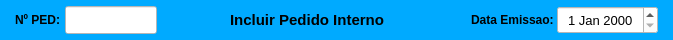
     <widget class="QWidget" name="widget_cabecalho" native="true">
      <property name="sizePolicy">
       <sizepolicy hsizetype="Preferred" vsizetype="Fixed">
        <horstretch>0</horstretch>
        <verstretch>0</verstretch>
       </sizepolicy>
      </property>
      <property name="minimumSize">
       <size>
        <width>0</width>
        <height>40</height>
       </size>
      </property>
      <property name="maximumSize">
       <size>
        <width>16777215</width>
        <height>40</height>
       </size>
      </property>
      <property name="styleSheet">
       <string notr="true">background-color: rgb(0, 170, 255);</string>
      </property>
      <layout class="QHBoxLayout" name="horizontalLayout">
       <property name="spacing">
        <number>0</number>
       </property>
       <property name="leftMargin">
        <number>15</number>
       </property>
       <property name="topMargin">
        <number>6</number>
       </property>
       <property name="rightMargin">
        <number>15</number>
       </property>
       <property name="bottomMargin">
        <number>6</number>
       </property>
       <item>
        <widget class="QLabel" name="label_3">
         <property name="sizePolicy">
          <sizepolicy hsizetype="Minimum" vsizetype="Preferred">
           <horstretch>0</horstretch>
           <verstretch>0</verstretch>
          </sizepolicy>
         </property>
         <property name="minimumSize">
          <size>
           <width>50</width>
           <height>0</height>
          </size>
         </property>
         <property name="maximumSize">
          <size>
           <width>45</width>
           <height>16777215</height>
          </size>
         </property>
         <property name="font">
          <font>
           <pointsize>9</pointsize>
           <weight>75</weight>
           <bold>true</bold>
          </font>
         </property>
         <property name="text">
          <string>Nº PED:</string>
         </property>
         <property name="alignment">
          <set>Qt::AlignLeading|Qt::AlignLeft|Qt::AlignVCenter</set>
         </property>
        </widget>
       </item>
       <item>
        <widget class="QLineEdit" name="line_Num_Ped">
         <property name="sizePolicy">
          <sizepolicy hsizetype="Fixed" vsizetype="Preferred">
           <horstretch>0</horstretch>
           <verstretch>0</verstretch>
          </sizepolicy>
         </property>
         <property name="maximumSize">
          <size>
           <width>92</width>
           <height>16777215</height>
          </size>
         </property>
         <property name="font">
          <font>
           <pointsize>12</pointsize>
          </font>
         </property>
         <property name="styleSheet">
          <string notr="true">background-color: rgb(255, 255, 255);</string>
         </property>
         <property name="inputMask">
          <string/>
         </property>
         <property name="text">
          <string/>
         </property>
         <property name="frame">
          <bool>true</bool>
         </property>
         <property name="echoMode">
          <enum>QLineEdit::Normal</enum>
         </property>
         <property name="alignment">
          <set>Qt::AlignCenter</set>
         </property>
         <property name="dragEnabled">
          <bool>false</bool>
         </property>
         <property name="placeholderText">
          <string/>
         </property>
        </widget>
       </item>
       <item>
        <widget class="QLabel" name="label_13">
         <property name="sizePolicy">
          <sizepolicy hsizetype="Minimum" vsizetype="Preferred">
           <horstretch>0</horstretch>
           <verstretch>0</verstretch>
          </sizepolicy>
         </property>
         <property name="minimumSize">
          <size>
           <width>300</width>
           <height>0</height>
          </size>
         </property>
         <property name="font">
          <font>
           <pointsize>11</pointsize>
           <weight>75</weight>
           <bold>true</bold>
          </font>
         </property>
         <property name="text">
          <string>Incluir Pedido Interno</string>
         </property>
         <property name="alignment">
          <set>Qt::AlignCenter</set>
         </property>
        </widget>
       </item>
       <item>
        <widget class="QLabel" name="label_11">
         <property name="sizePolicy">
          <sizepolicy hsizetype="Minimum" vsizetype="Preferred">
           <horstretch>0</horstretch>
           <verstretch>0</verstretch>
          </sizepolicy>
         </property>
         <property name="minimumSize">
          <size>
           <width>100</width>
           <height>0</height>
          </size>
         </property>
         <property name="maximumSize">
          <size>
           <width>100</width>
           <height>16777215</height>
          </size>
         </property>
         <property name="font">
          <font>
           <pointsize>9</pointsize>
           <weight>75</weight>
           <bold>true</bold>
          </font>
         </property>
         <property name="text">
          <string>Data Emissao: </string>
         </property>
         <property name="alignment">
          <set>Qt::AlignRight|Qt::AlignTrailing|Qt::AlignVCenter</set>
         </property>
        </widget>
       </item>
       <item>
        <widget class="QDateEdit" name="date_Emissao">
         <property name="sizePolicy">
          <sizepolicy hsizetype="Minimum" vsizetype="Preferred">
           <horstretch>0</horstretch>
           <verstretch>0</verstretch>
          </sizepolicy>
         </property>
         <property name="minimumSize">
          <size>
           <width>101</width>
           <height>0</height>
          </size>
         </property>
         <property name="maximumSize">
          <size>
           <width>101</width>
           <height>16777215</height>
          </size>
         </property>
         <property name="font">
          <font>
           <pointsize>10</pointsize>
          </font>
         </property>
         <property name="styleSheet">
          <string notr="true">background-color: rgb(255, 255, 255);</string>
         </property>
         <property name="alignment">
          <set>Qt::AlignCenter</set>
         </property>
        </widget>
       </item>
      </layout>
     </widget>
